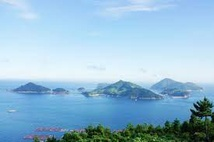
#> input picture ocean_n15.jpg, 214 x 142 px, shrunk from 275 x 183 before the run, given in place of ada.jpg, which was not available
$ jupyter execute --allow-errors Untitled5.ipynb
#> lines starting #> are read from the running program, lines starting #| are printed output that depends on the picture; after the words box and inside, x2 and y2 are one past the last pixel; in counts of white or black regions, pixels touching at a corner belong together; pictures that were not available may be replaced by others from this repository, and a replacement may not be noted
[cell 1]
import cv2
from matplotlib import pyplot as plt
import numpy as np
from PIL import Image##import 모듈


img = cv2.imread('cubalto/ada.jpg', cv2.IMREAD_COLOR)   # 사진임포트
#> img is the input picture: shape (142, 214, 3); mean B, G, R 211.8, 187.3, 148.2
img5 = cv2.imread('cubalto/nam.jpg')
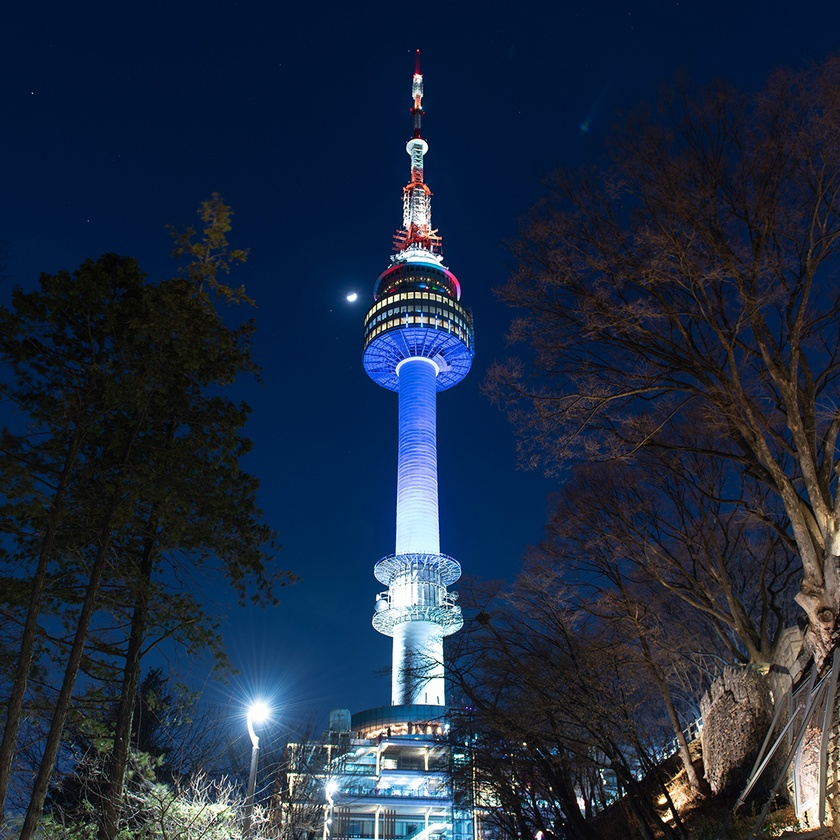
#> input picture nam.jpg, 840 x 840 px, shrunk from 1080 x 1080 before the run, found by its file name
#> img5 is the input picture: shape (840, 840, 3); mean B, G, R 63.7, 43, 29.4
  # bgr rgb로변경
bgr = img[:,:,0:3]   #넘파이로
mask = cv2.inRange(bgr, (0,0,0),(10,10,10))   #검은배경
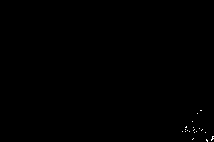
#> mask: shape (142, 214); 0.12% white in thin lines or dots, all inside (x1, y1, x2, y2) = (182, 110, 214, 142)
bgr_new = bgr.copy()
bgr_new[mask==255] = (255,255,255)
#> bgr_new: shape (142, 214, 3); 0.12% of pixels changed, all inside (x1, y1, x2, y2) = (182, 110, 214, 142)
def pause():
    # pause
    keycode = cv2.waitKey(0)
    # ESC key to close imshow
    if keycode == 27:
        cv2.destroyAllWindows()
img_bgr = bgr_new
img_bitwise_not_bgr = cv2.bitwise_not(img_bgr)
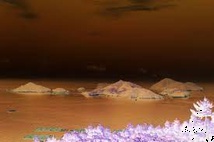
#> img_bitwise_not_bgr: shape (142, 214, 3); mean B, G, R 42.9, 67.4, 106.5
img_bitwise_not_bgr2gray = cv2.cvtColor(img_bitwise_not_bgr, cv2.COLOR_RGB2GRAY)
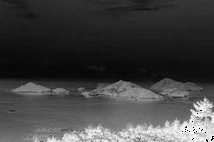
#> img_bitwise_not_bgr2gray: shape (142, 214); min 0, max 249, mean 64.5
ret, img_binary = cv2.threshold(img_bitwise_not_bgr2gray, 150,255,cv2.THRESH_BINARY)
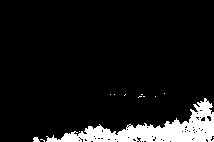
#> img_binary: shape (142, 214); 9% white; 13 white regions (11 under 20 px)
contours, hierarchy = cv2.findContours(img_binary, cv2.RETR_EXTERNAL, cv2.CHAIN_APPROX_NONE)
#> contours = 13 contours, 12 with area under 20; largest, box (x1, y1, x2, y2) and area: (46, 98, 214, 142) 2540
img_contour = cv2.drawContours(img_bgr, contours, -1, (255, 255, 255), 10)
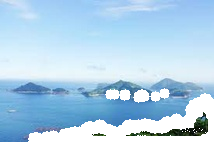
#> img_contour: shape (142, 214, 3); mean B, G, R 233.4, 209, 175.1


img_contour= cv2.cvtColor(img_contour, cv2.COLOR_RGB2RGBA)
#> img_contour: shape (142, 214, 4)
img5= cv2.cvtColor(img5, cv2.COLOR_RGB2RGBA)
#> img5: shape (840, 840, 4)
mask= cv2.cvtColor(mask, cv2.COLOR_RGB2RGBA)
#> mask: shape (142, 214, 4)
# Then assign the mask to the last channel of the image
img_contour[:, :, 3] = 30


#> (the rest of this cell did not finish here and is left out)

[cell 2]
import cv2
from matplotlib import pyplot as plt
import numpy as np
from PIL import Image##import 모듈

img = cv2.imread('cubalto/ada.jpg', cv2.IMREAD_COLOR)   # 사진임포트
img5 = cv2.imread('cubalto/nam.jpg')
  # bgr rgb로변경
bgr = img[:,:,0:3]   #넘파이로
mask = cv2.inRange(bgr, (0,0,0),(10,10,10))   #검은배경
bgr_new = bgr.copy()
bgr_new[mask==255] = (255,255,255)
def pause():
    # pause
    keycode = cv2.waitKey(0)
    # ESC key to close imshow
    if keycode == 27:
        cv2.destroyAllWindows()
img_bgr = bgr_new
img_bitwise_not_bgr = cv2.bitwise_not(img_bgr)
img_bitwise_not_bgr2gray = cv2.cvtColor(img_bitwise_not_bgr, cv2.COLOR_RGB2GRAY)
ret, img_binary = cv2.threshold(img_bitwise_not_bgr2gray, 150,255,cv2.THRESH_BINARY)
contours, hierarchy = cv2.findContours(img_binary, cv2.RETR_EXTERNAL, cv2.CHAIN_APPROX_NONE)
img_contour = cv2.drawContours(img_bgr, contours, -1, (255, 255, 255), 10)

rgba = cv2.cvtColor(img, cv2.COLOR_RGB2RGBA)
rgba[:, :, 3] = 80

rgba1 = cv2.cvtColor(img5, cv2.COLOR_RGB2RGBA)
# Then assign the mask to the last channel of the image
rgba1[:, :, 3] = 90

cv2.imwrite('img_bgr.jpg', img_contour)
#> Out = True
